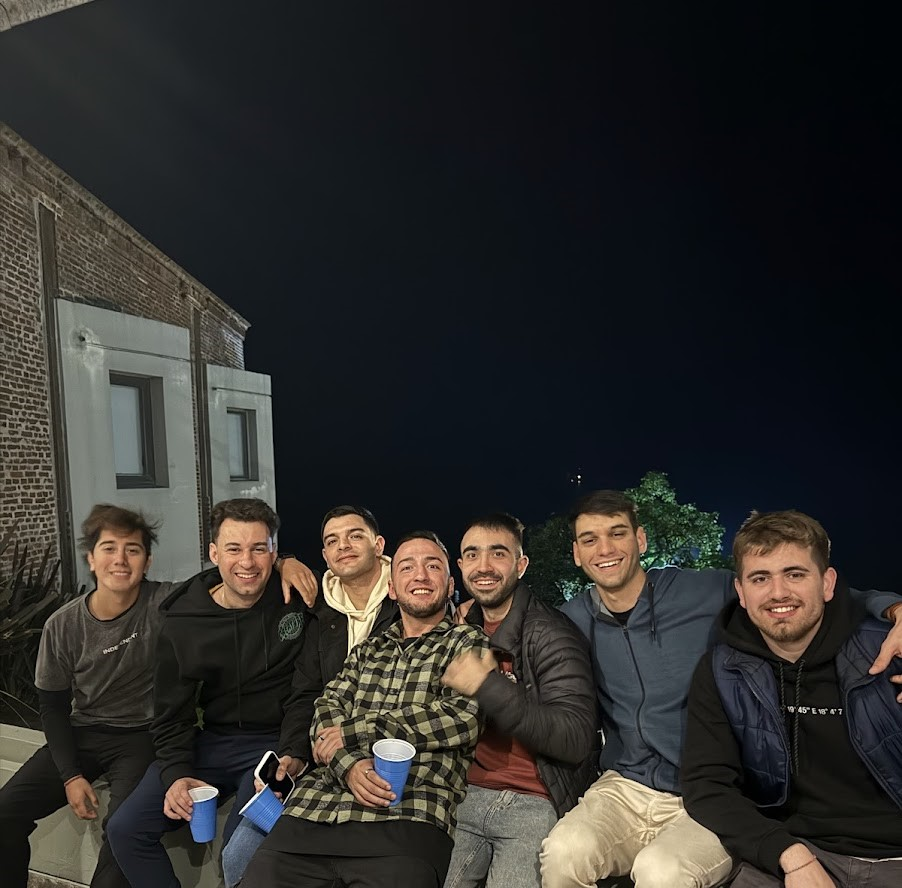
#> input picture image_path.jpg, 902 x 888 px
$ python test_anonimizacion.py
#> lines starting #> are read from the running program, lines starting #| are printed output that depends on the picture; after the words box and inside, x2 and y2 are one past the last pixel; in counts of white or black regions, pixels touching at a corner belong together
import cv2

clasificador = 'haarcascade_frontalface_default.xml'

image_path ='image_path.jpg'

# cargar la imagen
image = cv2.imread(image_path)
#> image is the input picture: shape (888, 902, 3); mean B, G, R 43.6, 45.8, 46.7

# convertir la imagen a escala de grises
gray = cv2.cvtColor(image, cv2.COLOR_BGR2GRAY)
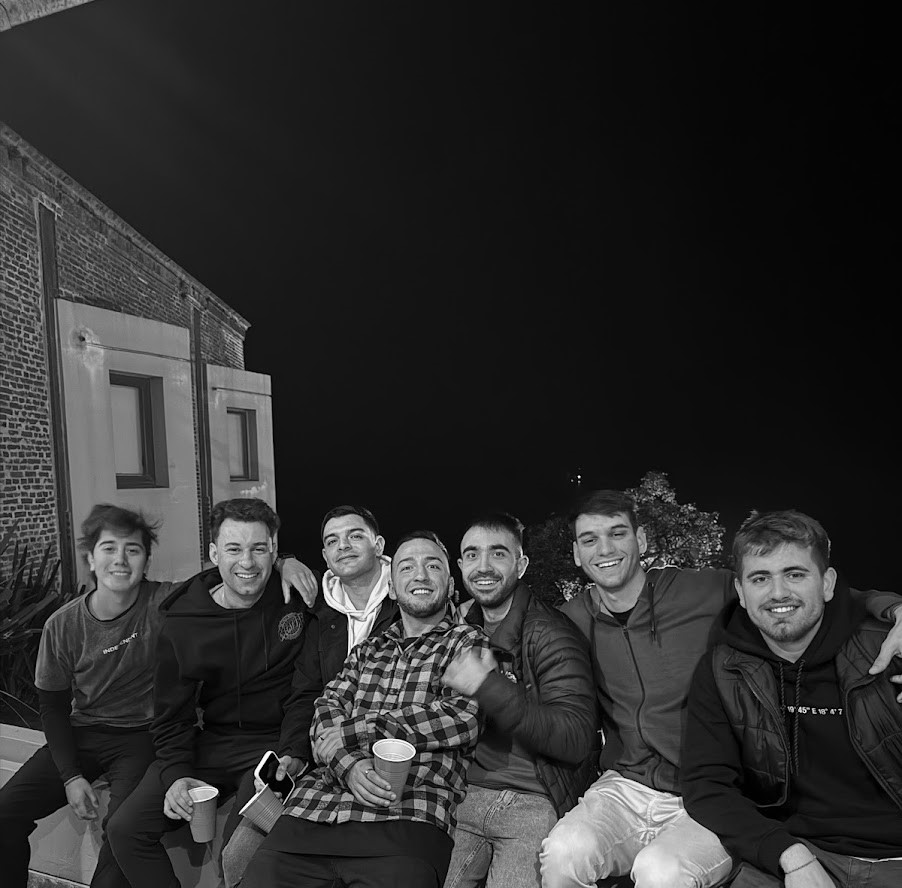
#> gray: shape (888, 902); min 0, max 255, mean 45.8
# cargamos el clasificador de deteccion de caras
face_cascade = cv2.CascadeClassifier(clasificador)

# detectamos caras en la imgen
faces = face_cascade.detectMultiScale(gray, scaleFactor=1.1, minNeighbors=4, minSize=(30,30))
#> faces = [[314, 513, 61, 61], [88, 525, 62, 62], [566, 508, 73, 73], [213, 523, 68, 68], [386, 536, 70, 70], [448, 524, 74, 74], [729, 537, 99, 99]]

# crea rectangulo alrededor de la cara detectada
for (x, y, w, h) in faces:
    cv2.rectangle(image, (x,y),(x+w, y+h), (0, 255,0),2)
#> this loop made 7 passes
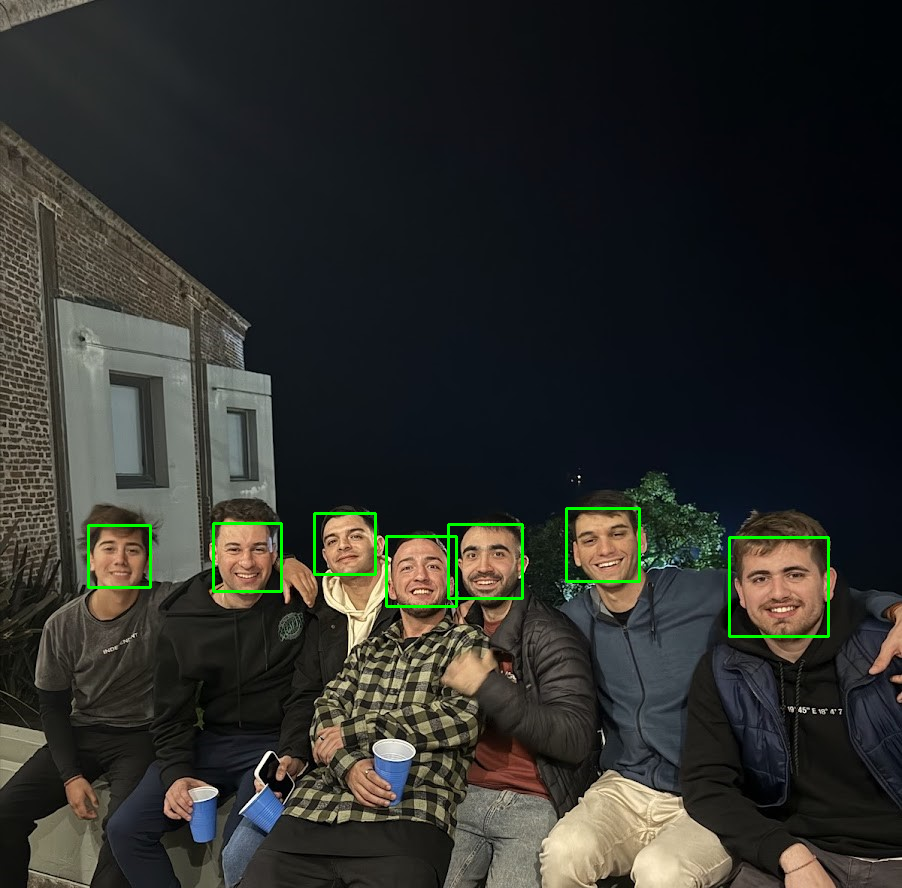
#> image: shape (888, 902, 3); 0.75% of pixels changed, all inside (x1, y1, x2, y2) = (87, 507, 830, 638)

# mostramos la imagen con las caras detectadas
cv2.imshow('Caras detectadas', image)
cv2.waitKey(0)
cv2.destroyAllWindows()
